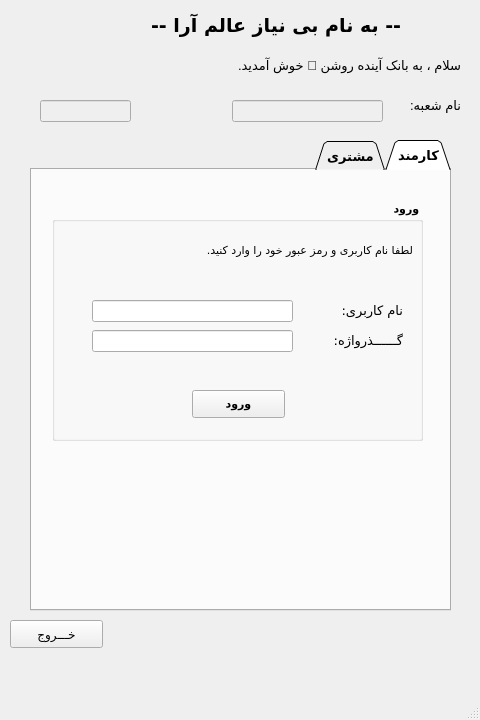
<?xml version="1.0" encoding="UTF-8"?>
<ui version="4.0">
 <class>Bank</class>
 <widget class="QMainWindow" name="Bank">
  <property name="geometry">
   <rect>
    <x>0</x>
    <y>0</y>
    <width>480</width>
    <height>720</height>
   </rect>
  </property>
  <property name="windowTitle">
   <string>Bank</string>
  </property>
  <widget class="QWidget" name="centralwidget">
   <widget class="QLabel" name="label_wellcome">
    <property name="geometry">
     <rect>
      <x>30</x>
      <y>40</y>
      <width>431</width>
      <height>51</height>
     </rect>
    </property>
    <property name="font">
     <font>
      <pointsize>10</pointsize>
     </font>
    </property>
    <property name="text">
     <string>سلام ، به بانک آینده روشن 🏦 خوش آمدید.</string>
    </property>
   </widget>
   <widget class="QPushButton" name="button_exit">
    <property name="geometry">
     <rect>
      <x>10</x>
      <y>620</y>
      <width>93</width>
      <height>28</height>
     </rect>
    </property>
    <property name="text">
     <string>خـــروج</string>
    </property>
    <property name="autoRepeat">
     <bool>false</bool>
    </property>
   </widget>
   <widget class="QLabel" name="label_god">
    <property name="geometry">
     <rect>
      <x>80</x>
      <y>10</y>
      <width>321</width>
      <height>31</height>
     </rect>
    </property>
    <property name="font">
     <font>
      <family>MS PGothic</family>
      <pointsize>14</pointsize>
      <weight>75</weight>
      <bold>true</bold>
     </font>
    </property>
    <property name="text">
     <string>-- به نام بی نیاز عالم آرا --</string>
    </property>
    <property name="textFormat">
     <enum>Qt::AutoText</enum>
    </property>
    <property name="scaledContents">
     <bool>false</bool>
    </property>
   </widget>
   <widget class="QTabWidget" name="tabWidget">
    <property name="geometry">
     <rect>
      <x>30</x>
      <y>140</y>
      <width>421</width>
      <height>471</height>
     </rect>
    </property>
    <property name="maximumSize">
     <size>
      <width>16777215</width>
      <height>16777215</height>
     </size>
    </property>
    <property name="sizeIncrement">
     <size>
      <width>2</width>
      <height>0</height>
     </size>
    </property>
    <property name="baseSize">
     <size>
      <width>0</width>
      <height>0</height>
     </size>
    </property>
    <property name="font">
     <font>
      <family>Agency FB</family>
      <pointsize>10</pointsize>
      <weight>75</weight>
      <bold>true</bold>
     </font>
    </property>
    <property name="layoutDirection">
     <enum>Qt::RightToLeft</enum>
    </property>
    <property name="tabPosition">
     <enum>QTabWidget::North</enum>
    </property>
    <property name="tabShape">
     <enum>QTabWidget::Triangular</enum>
    </property>
    <property name="currentIndex">
     <number>0</number>
    </property>
    <property name="iconSize">
     <size>
      <width>25</width>
      <height>16</height>
     </size>
    </property>
    <property name="elideMode">
     <enum>Qt::ElideMiddle</enum>
    </property>
    <property name="movable">
     <bool>true</bool>
    </property>
    <widget class="QWidget" name="employee_2">
     <attribute name="title">
      <string>کارمند</string>
     </attribute>
     <widget class="QGroupBox" name="box_username_pass_2">
      <property name="geometry">
       <rect>
        <x>20</x>
        <y>30</y>
        <width>371</width>
        <height>241</height>
       </rect>
      </property>
      <property name="font">
       <font>
        <family>Agency FB</family>
        <pointsize>8</pointsize>
        <weight>75</weight>
        <bold>true</bold>
        <stylestrategy>PreferDefault</stylestrategy>
       </font>
      </property>
      <property name="layoutDirection">
       <enum>Qt::LeftToRight</enum>
      </property>
      <property name="title">
       <string>ورود </string>
      </property>
      <property name="alignment">
       <set>Qt::AlignRight|Qt::AlignTrailing|Qt::AlignVCenter</set>
      </property>
      <widget class="QLabel" name="label_username_2">
       <property name="geometry">
        <rect>
         <x>160</x>
         <y>90</y>
         <width>191</width>
         <height>41</height>
        </rect>
       </property>
       <property name="font">
        <font>
         <family>Agency FB</family>
         <pointsize>10</pointsize>
         <weight>50</weight>
         <bold>false</bold>
         <stylestrategy>PreferDefault</stylestrategy>
        </font>
       </property>
       <property name="text">
        <string>نام کاربری:</string>
       </property>
      </widget>
      <widget class="QLabel" name="label_password_2">
       <property name="geometry">
        <rect>
         <x>160</x>
         <y>120</y>
         <width>191</width>
         <height>41</height>
        </rect>
       </property>
       <property name="font">
        <font>
         <family>Agency FB</family>
         <pointsize>10</pointsize>
         <weight>50</weight>
         <bold>false</bold>
         <stylestrategy>PreferDefault</stylestrategy>
        </font>
       </property>
       <property name="text">
        <string>گــــــذرواژه:</string>
       </property>
      </widget>
      <widget class="QLineEdit" name="input_username_2">
       <property name="geometry">
        <rect>
         <x>40</x>
         <y>100</y>
         <width>201</width>
         <height>22</height>
        </rect>
       </property>
       <property name="font">
        <font>
         <family>Agency FB</family>
         <pointsize>10</pointsize>
         <weight>50</weight>
         <bold>false</bold>
         <stylestrategy>PreferDefault</stylestrategy>
        </font>
       </property>
      </widget>
      <widget class="QLineEdit" name="input_password_2">
       <property name="geometry">
        <rect>
         <x>40</x>
         <y>130</y>
         <width>201</width>
         <height>22</height>
        </rect>
       </property>
       <property name="font">
        <font>
         <family>Agency FB</family>
         <pointsize>10</pointsize>
         <weight>50</weight>
         <bold>false</bold>
         <stylestrategy>PreferDefault</stylestrategy>
        </font>
       </property>
      </widget>
      <widget class="QPushButton" name="button_login_employee_2">
       <property name="geometry">
        <rect>
         <x>140</x>
         <y>190</y>
         <width>93</width>
         <height>28</height>
        </rect>
       </property>
       <property name="font">
        <font>
         <family>Agency FB</family>
         <pointsize>8</pointsize>
         <weight>75</weight>
         <bold>true</bold>
         <stylestrategy>PreferDefault</stylestrategy>
        </font>
       </property>
       <property name="contextMenuPolicy">
        <enum>Qt::DefaultContextMenu</enum>
       </property>
       <property name="acceptDrops">
        <bool>false</bool>
       </property>
       <property name="text">
        <string>ورود</string>
       </property>
      </widget>
      <widget class="QLabel" name="label_2">
       <property name="geometry">
        <rect>
         <x>10</x>
         <y>40</y>
         <width>351</width>
         <height>20</height>
        </rect>
       </property>
       <property name="font">
        <font>
         <family>Agency FB</family>
         <pointsize>8</pointsize>
         <weight>50</weight>
         <bold>false</bold>
         <stylestrategy>PreferDefault</stylestrategy>
        </font>
       </property>
       <property name="text">
        <string>لطفا نام کاربری و رمز عبور خود را وارد کنید.</string>
       </property>
      </widget>
     </widget>
    </widget>
    <widget class="QWidget" name="customer_2">
     <attribute name="title">
      <string>مشتری</string>
     </attribute>
     <widget class="QGroupBox" name="box_username_pass_3">
      <property name="geometry">
       <rect>
        <x>20</x>
        <y>30</y>
        <width>371</width>
        <height>241</height>
       </rect>
      </property>
      <property name="font">
       <font>
        <family>Agency FB</family>
        <pointsize>8</pointsize>
        <weight>75</weight>
        <bold>true</bold>
        <stylestrategy>PreferDefault</stylestrategy>
       </font>
      </property>
      <property name="layoutDirection">
       <enum>Qt::LeftToRight</enum>
      </property>
      <property name="title">
       <string>ورود </string>
      </property>
      <property name="alignment">
       <set>Qt::AlignRight|Qt::AlignTrailing|Qt::AlignVCenter</set>
      </property>
      <widget class="QLabel" name="label_username_3">
       <property name="geometry">
        <rect>
         <x>160</x>
         <y>90</y>
         <width>191</width>
         <height>41</height>
        </rect>
       </property>
       <property name="font">
        <font>
         <family>Agency FB</family>
         <pointsize>10</pointsize>
         <weight>50</weight>
         <bold>false</bold>
         <stylestrategy>PreferDefault</stylestrategy>
        </font>
       </property>
       <property name="text">
        <string>نام کاربری:</string>
       </property>
      </widget>
      <widget class="QLabel" name="label_password_3">
       <property name="geometry">
        <rect>
         <x>160</x>
         <y>120</y>
         <width>191</width>
         <height>41</height>
        </rect>
       </property>
       <property name="font">
        <font>
         <family>Agency FB</family>
         <pointsize>10</pointsize>
         <weight>50</weight>
         <bold>false</bold>
         <stylestrategy>PreferDefault</stylestrategy>
        </font>
       </property>
       <property name="text">
        <string>گــــــذرواژه:</string>
       </property>
      </widget>
      <widget class="QLineEdit" name="input_username_customer">
       <property name="geometry">
        <rect>
         <x>40</x>
         <y>100</y>
         <width>201</width>
         <height>22</height>
        </rect>
       </property>
       <property name="font">
        <font>
         <family>Agency FB</family>
         <pointsize>10</pointsize>
         <weight>50</weight>
         <bold>false</bold>
         <stylestrategy>PreferDefault</stylestrategy>
        </font>
       </property>
      </widget>
      <widget class="QLineEdit" name="input_password_customer">
       <property name="geometry">
        <rect>
         <x>40</x>
         <y>130</y>
         <width>201</width>
         <height>22</height>
        </rect>
       </property>
       <property name="font">
        <font>
         <family>Agency FB</family>
         <pointsize>10</pointsize>
         <weight>50</weight>
         <bold>false</bold>
         <stylestrategy>PreferDefault</stylestrategy>
        </font>
       </property>
      </widget>
      <widget class="QPushButton" name="button_login_customer">
       <property name="geometry">
        <rect>
         <x>140</x>
         <y>190</y>
         <width>93</width>
         <height>28</height>
        </rect>
       </property>
       <property name="font">
        <font>
         <family>Agency FB</family>
         <pointsize>8</pointsize>
         <weight>75</weight>
         <bold>true</bold>
         <stylestrategy>PreferDefault</stylestrategy>
        </font>
       </property>
       <property name="contextMenuPolicy">
        <enum>Qt::DefaultContextMenu</enum>
       </property>
       <property name="acceptDrops">
        <bool>false</bool>
       </property>
       <property name="text">
        <string>ورود</string>
       </property>
      </widget>
      <widget class="QLabel" name="label_3">
       <property name="geometry">
        <rect>
         <x>10</x>
         <y>40</y>
         <width>351</width>
         <height>20</height>
        </rect>
       </property>
       <property name="font">
        <font>
         <family>Agency FB</family>
         <pointsize>8</pointsize>
         <weight>50</weight>
         <bold>false</bold>
         <stylestrategy>PreferDefault</stylestrategy>
        </font>
       </property>
       <property name="text">
        <string>لطفا نام کاربری و رمز عبور خود را وارد کنید.</string>
       </property>
      </widget>
     </widget>
    </widget>
   </widget>
   <widget class="QLabel" name="label_wellcome_2">
    <property name="geometry">
     <rect>
      <x>30</x>
      <y>80</y>
      <width>431</width>
      <height>51</height>
     </rect>
    </property>
    <property name="font">
     <font>
      <pointsize>10</pointsize>
     </font>
    </property>
    <property name="text">
     <string>نام شعبه:                                    کد شعبه:</string>
    </property>
   </widget>
   <widget class="QLineEdit" name="branchname">
    <property name="enabled">
     <bool>false</bool>
    </property>
    <property name="geometry">
     <rect>
      <x>232</x>
      <y>100</y>
      <width>151</width>
      <height>22</height>
     </rect>
    </property>
   </widget>
   <widget class="QLineEdit" name="branch_code">
    <property name="enabled">
     <bool>false</bool>
    </property>
    <property name="geometry">
     <rect>
      <x>40</x>
      <y>100</y>
      <width>91</width>
      <height>22</height>
     </rect>
    </property>
   </widget>
  </widget>
  <widget class="QMenuBar" name="menubar">
   <property name="geometry">
    <rect>
     <x>0</x>
     <y>0</y>
     <width>480</width>
     <height>26</height>
    </rect>
   </property>
  </widget>
  <widget class="QStatusBar" name="statusbar"/>
 </widget>
 <resources/>
 <connections>
  <connection>
   <sender>button_exit</sender>
   <signal>clicked()</signal>
   <receiver>Bank</receiver>
   <slot>close()</slot>
   <hints>
    <hint type="sourcelabel">
     <x>53</x>
     <y>651</y>
    </hint>
    <hint type="destinationlabel">
     <x>206</x>
     <y>655</y>
    </hint>
   </hints>
  </connection>
 </connections>
</ui>
